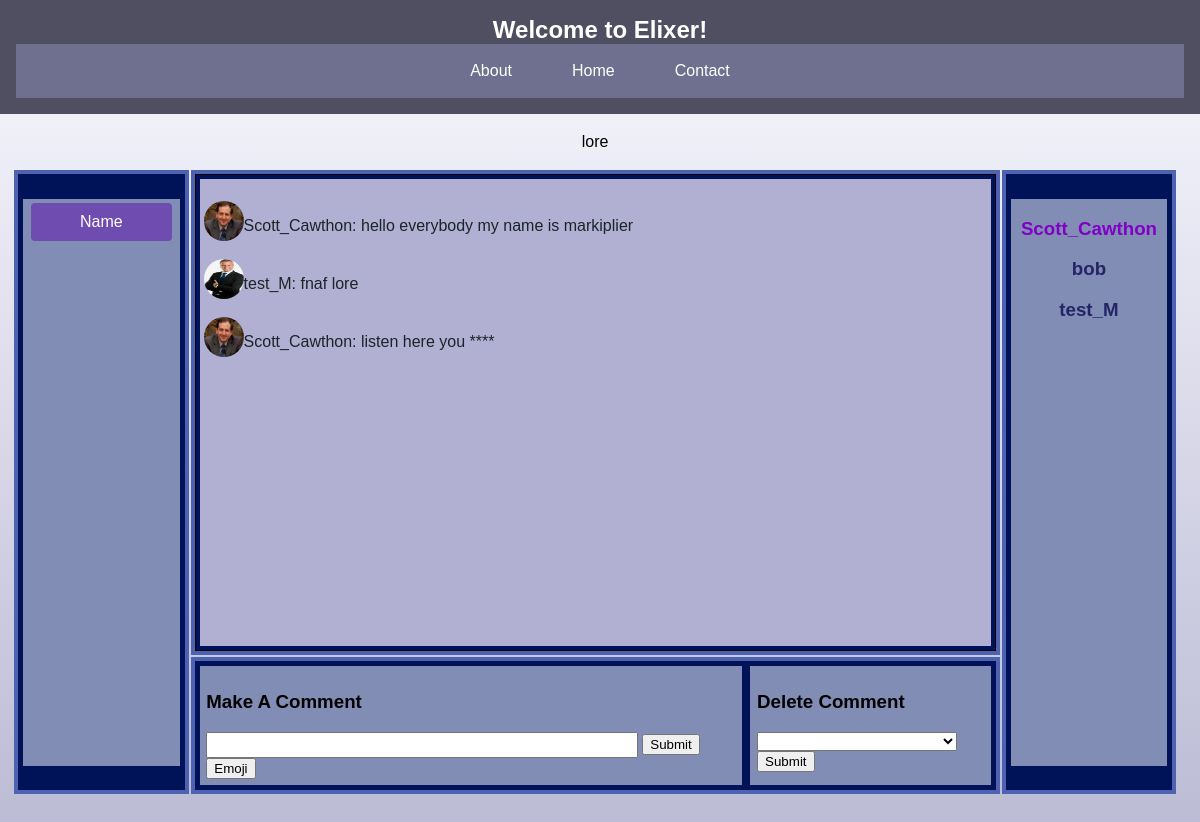
Page /channels/fnaf 1/ (signed in) on the earlier database version.
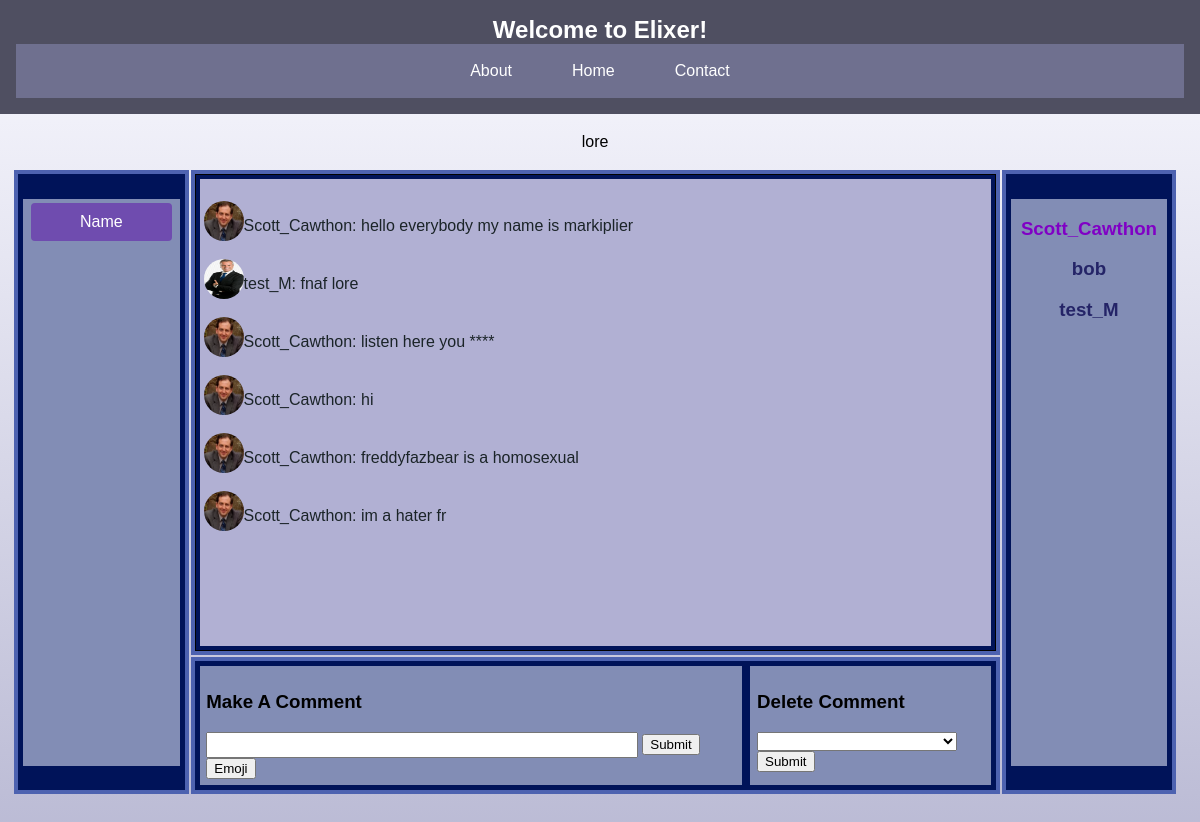
Same page on the later database version.
### app/models.py (models this page shows, shortened)
class Channel(models.Model):
    name = models.CharField(max_length=50, unique=True)
    description = models.CharField(max_length=200)
    creator = models.ForeignKey(CustomUser, on_delete=models.CASCADE)
    chat_members = models.ManyToManyField(
        CustomUser, related_name="channels", through="Membership"
    )
    MODE = (("Enabled", "Enabled"), ("Disabled", "Disabled"))
    safe_mode = models.CharField(
        max_length=10,
        choices=MODE,
    )

class Comment(models.Model):
    owner = models.ForeignKey(CustomUser, on_delete=models.CASCADE)
    channel = models.ForeignKey(Channel, on_delete=models.CASCADE)
    message = models.CharField(max_length=300)

class CustomUser(AbstractUser):
    email = models.EmailField(unique=True)
    profile_picture = models.ImageField(
        upload_to="profile_pictures/",
        null=True,
        blank=True,
    )
    groups = models.ManyToManyField(
        Group,
        verbose_name=("groups"),
        blank=True,
        related_name="customuser_set",
        related_query_name="user",
    )
    user_permissions = models.ManyToManyField(
        Permission,
        verbose_name=("user permissions"),
        blank=True,
        related_name="customuser_set",
        related_query_name="user",
    )

### app/views.py (the view, shortened to what this page needs)
# urls.py: path("channels/<str:channel_name>/", channel_view, name="channels"),
@login_required(login_url=login_view)
def channel_view(request, channel_name):
    try:
        you = CustomUser.objects.get(username=request.user.username)
        channel_list = Channel.objects.filter(creator=you)
        involved_channels = Channel.objects.filter(chat_members=you).exclude(
            creator=you
        )
        C_List = set()
        for c1 in channel_list:
            C_List.add(c1)
        for c2 in involved_channels:
            C_List.add(c2)
        channel = Channel.objects.get(name=channel_name)
        channel_comments = Comment.objects.filter(channel=channel)
        you = CustomUser.objects.get(username=request.user.username)
        your_comments = Comment.objects.filter(owner=you, channel=channel)
        people_in_channel = channel.chat_members.exclude(id=channel.creator.id)
        context = {
            "channel": channel,
            "members": people_in_channel,
            "owner": channel.creator.username,
            "comments": channel_comments,
            "your_comments": your_comments,
            "all_in": C_List,
        }
    except:
        return redirect(dashboard)
    return render(request, "channel.html", context)

### app/templates/channel.html (shortened to what this page needs)
{% extends "base.html" %}
{% load static %}
{% block content %}
<table class="ChannelTable">
  <tr class="GETSMALL">
    <td>
    </td>
    <td class="Talign">
      <p>{{ channel.description }}</p>
    </td>
    <td></td>
  </tr>
  <tr>
    <td class="ChannelTD" rowspan="3" >
      <div class="List">
      {% for a in all_in%}
          <a href="{% url 'channels' a.name %}"><button class="ChannelButton BoxBut">{{ a.name }}</button></a>
      {% endfor %}
      </div>
    </td>
<td class="messageTD">
  <div class="TestingMessages">
<br />
{% for comment in comments %}
{% if comment.owner.username == request.user.username %}
<div class="yourComment">
<p class="NoPicTouch">{{ comment.owner.username }}: {{ comment.message }}</p>
{% if comment.owner.profile_picture %}
<img src="{{ comment.owner.profile_picture.url }}" width="40" height="40" class="testingpic"/>
{% else %}
<img src="{% static "images/dinosaur_profile_default.jpg" %}" width="40" height="40" class="testingpic">
</div>
{% endif %}
{% else %}
<div class="comment ">
{% if comment.owner.profile_picture %}
<img src="{{ comment.owner.profile_picture.url }}" width="40" height="40" class="testingpic"/>
{% else %}
<img src="{% static "images/dinosaur_profile_default.jpg" %}" width="40" height="40" class="testingpic">
{% endif %}
<p>{{ comment.owner.username }}: {{ comment.message }}</p>
</div>
{% endif %}
{% endfor %}
<br />
</div>
    </td>
    <td class="MemberTD" rowspan="3">
      <div class="List">
      <h3 class="OwnerL">{{ owner }}</h3>
      {% for member in members %}
      <h3 class="MemberL">{{ member.username }}</h3>
      {% endfor %}
      </div>
    </td>
  </tr>
  <tr>
  <td class="CreateComment">
    <div class="CommentDiv1 Pad">
    <h3>Make A Comment</h3>
      <form method="POST">
        <input type="text" required name="comment_text" max_length="300" class="CommentBar" />
        <input type="submit"/>
      </form>
      <button id="emojiButton">Emoji</button>
    </div>
    <div class="Pad CommentDiv2">
      <h3>Delete Comment</h3>
      <form method="POST">
        <select name="comment_remove">
          <option></option>
        </select>
        <input type="submit" />
      </form>
    </div>
    </td>
    <td></td>
    <td></td>
  </tr>
</table>
<br />
<br />
{% endblock content %}

### app/templates/base.html (shortened to what this page needs)
{% load static %}
<!DOCTYPE html>
<html>
  <head>
    <link rel="stylesheet" href="{% static "styles.css" %}">
  </head>
  <header class="DashHeader">
    <h2 class="headerWords">Welcome to Elixer!</h2>
    <nav class="navigation">
      <a href="{% url 'about' %}" class="NavA">About</a>
      <a href="{% url 'dashboard' %}" class="NavA">Home</a>
      <a href="{% url 'contact' %}" class="NavA">Contact</a>
    </nav>
  </header>
  <body class="GradBod">
    {% block content %}{% endblock content %}
  </body>
</html>

### app/static/styles.css (style rules this page uses)
:root { --darker_blue:#4f4f61; --lighter_blue:#6f708f; --border_exterior:#4d62b0; --border_interior: #001359; }
.BoxBut { width: 90%; }
.ChannelButton { background-color: #6f4caf; color: white; border: none; padding: 10px 20px; text-align: center; text-decoration: none; display: inline-block; font-size: 16px; margin: 4px 2px; cursor: pointer; border-radius: 4px; transition: background-color 0.3s ease; }
.GradBod { font-family: "Arial", sans-serif; background-size: cover; background-image: linear-gradient(to bottom,#f9f9ff,#bbbbd5); margin: 0; padding: 0; height: 100%; box-sizing: border-box; background-repeat: no-repeat; background-attachment: fixed; }
.DashHeader { background-color: #4f4f61; color: #fff; padding: 1rem; text-align: center; }
.navigation { display: flex; justify-content: center; background-color: #6f708f; padding: 0.5rem; }
.navigation .NavA { color: white; padding: 10px 20px; text-decoration: none; margin: 0 10px; transition: background-color 0.3s ease; }
.headerWords { margin: 0; font-size: 1.5em; }
.GETSMALL { height:5pt; }
.ChannelTable { width: 98%; margin-right: auto; margin-left: auto; }
.ChannelTD { width: 15%; height: 100%; border: solid 3pt var(--border_exterior); background-color: var(--border_interior) }
.testingpic { border-radius: 50%; }
.MemberTD { background-color: var(--border_interior); width: 15%; border: solid 3pt var(--border_exterior); }
.List { background-color: #828db5; border: solid 3pt var(--border_interior); text-align: center; overflow-y: auto; height: 425pt; }
.OwnerL { color: rgb(128, 0, 197); }
.MemberL { color: rgb(36, 36, 103); }
.TestingMessages { background-color: rgb(177, 176, 211); color: rgb(27, 36, 40); border: solid 3pt rgb(0, 19, 89); height: 350pt; overflow-y: auto; }
.messageTD { vertical-align: top; height: 350pt; border: solid 3pt rgb(77, 98, 176); background-color: black; }
.Pad { padding: 5pt; }
.comment { display: flex; justify-content: flex-start; padding:3pt; }
.CommentDiv1 { width: 70%; border: solid 3pt var(--border_interior); background-color: #828db5; }
.CommentDiv2 { border: solid 3pt var(--border_interior); width: 30%; background-color: #828db5; }
.CommentBar { width: 80%; height: 15pt; }
.CreateComment { border: solid 3pt var(--border_exterior); display: flex; justify-content: space-evenly; background-color: var(--border_interior); }
.Talign { text-align: center; }
html { height: 100%; }

Differences in the rows shown:
added Comment: owner.profile_picture (picture), owner.username "Scott_Cawthon", message "hi"
added Comment: owner.profile_picture (picture), owner.username "Scott_Cawthon", message "freddyfazbear is a homosexual"
added Comment: owner.profile_picture (picture), owner.username "Scott_Cawthon", message "im a hater fr"
